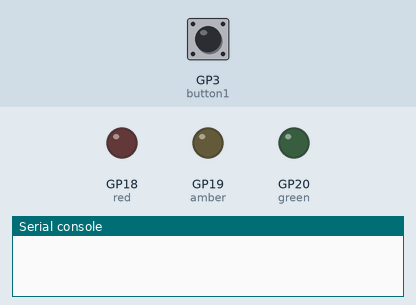
Recording of a program running on a simulated Raspberry Pi Pico running MicroPython. Shown: output pins drawn as LEDs (lit = HIGH), the last lines printed to the serial console. Dashed ring = blinking. The test bench sets the inputs (shaded band); at power-on: GP3 (button1) LOW.

Above: at 1.2 s.
1.3 s: GP3 (button1) pulled HIGH for 1 s
At 2.9 s:
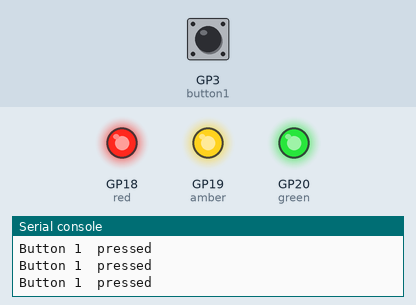
3.8 s: GP3 (button1) pulled HIGH for 3.2 s
At 4.1 s:
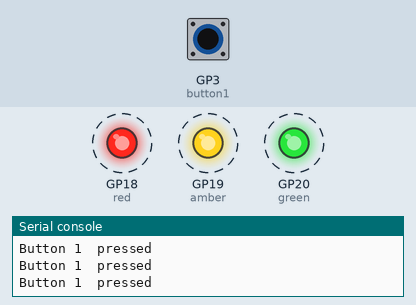
8.5 s: GP3 (button1) pulled HIGH for 0.25 s
At 9.2 s:
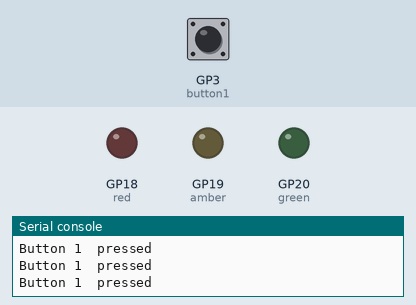
Timing chart, 0 to 11.5 s (numbered marks = the images above; inputs shaded):
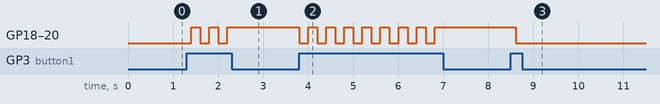

The program:

toggling_with_buttons.py
```python
# Imports
from machine import Pin
import time

# set up buttons on GPIO pins and set 3.3v pin to 0v with PULL DOWN
button1 = Pin(3, Pin.IN, Pin.PULL_DOWN)

# set up LEDs
red = Pin(18, Pin.OUT)
amber = Pin(19, Pin.OUT)
green = Pin(20, Pin.OUT)


while True:
    # prevent multiple firings with 1 button press
    time.sleep(0.2)

    # toggle LEDs on and off
    if button1.value() == 1:
        print("Button 1	pressed")
        red.toggle()
        amber.toggle()
        green.toggle()
```

Measured:
- after the input at 1.3 s, GP18 (red), GP19 (amber), GP20 (green): alternates HIGH for 0.20 s and LOW for 0.20 s, 5 changes in all, then stays HIGH, starting after 0.10 s
- after the input at 3.8 s, GP18 (red), GP19 (amber), GP20 (green): alternates HIGH for 0.20 s and LOW for 0.20 s, 16 changes in all, then stays HIGH, starting at once
- after the input at 8.5 s, GP18 (red), GP19 (amber), GP20 (green): HIGH → LOW after 0.11 s
